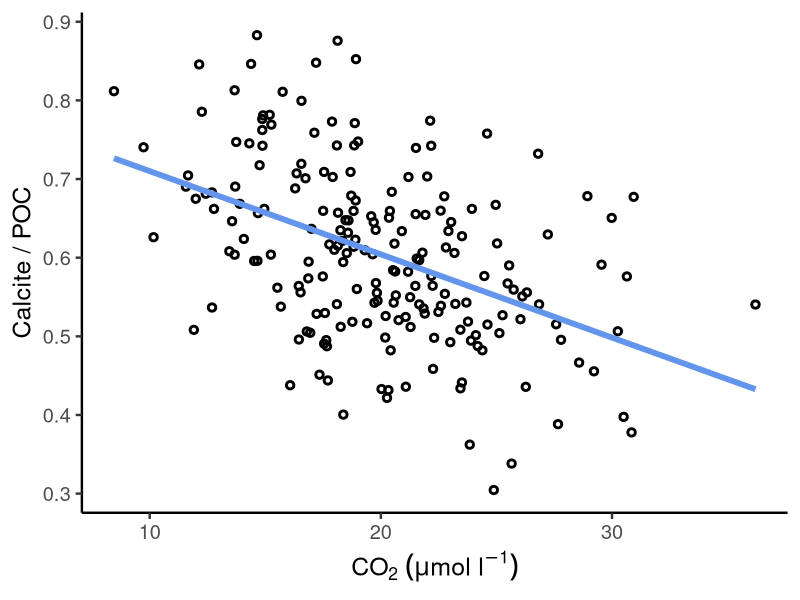
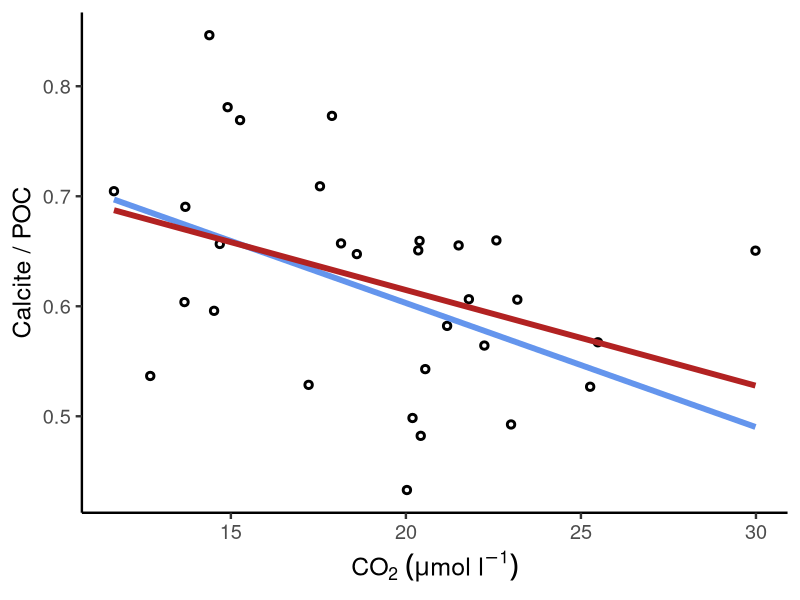
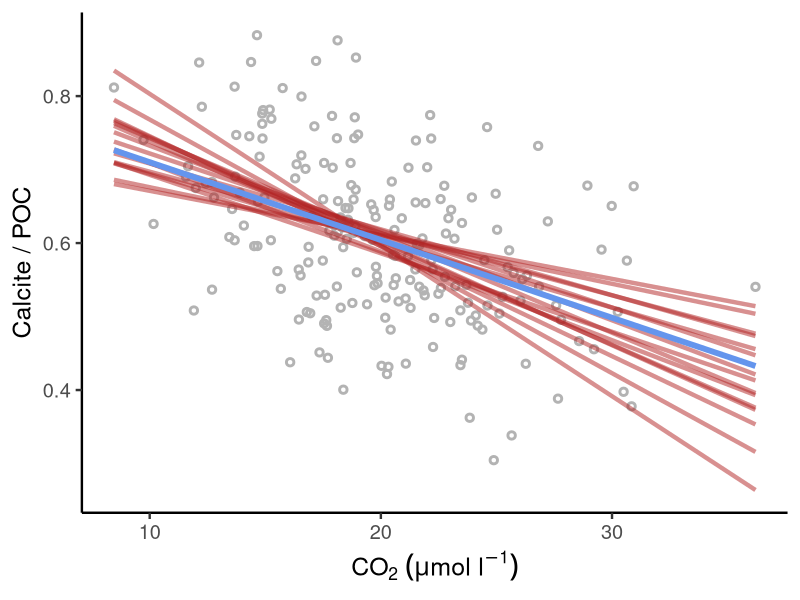
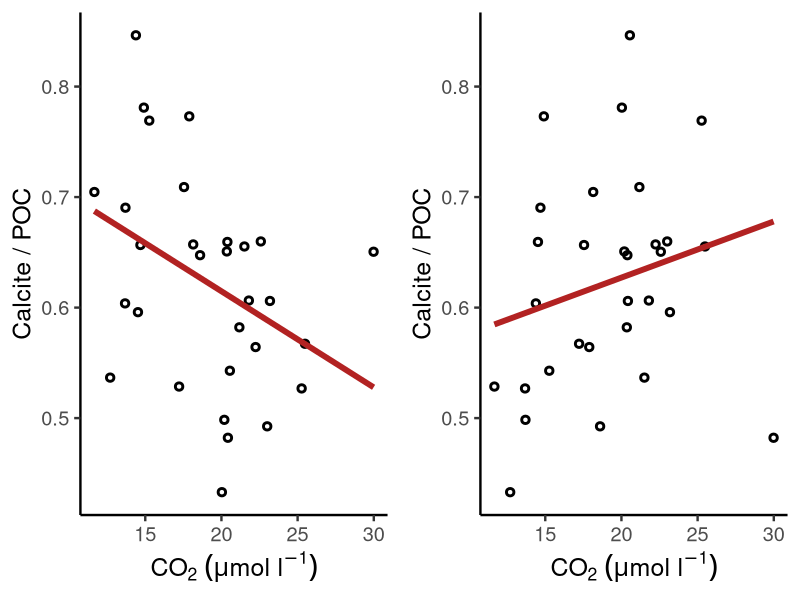
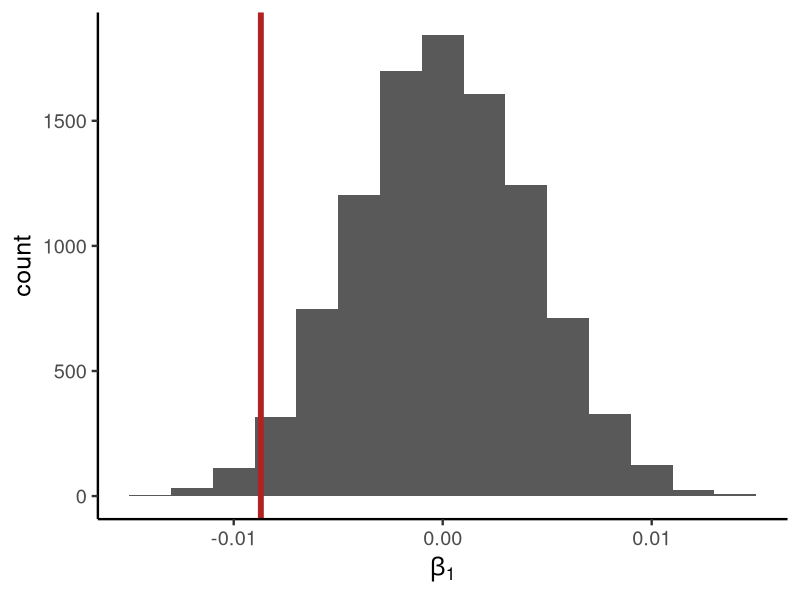
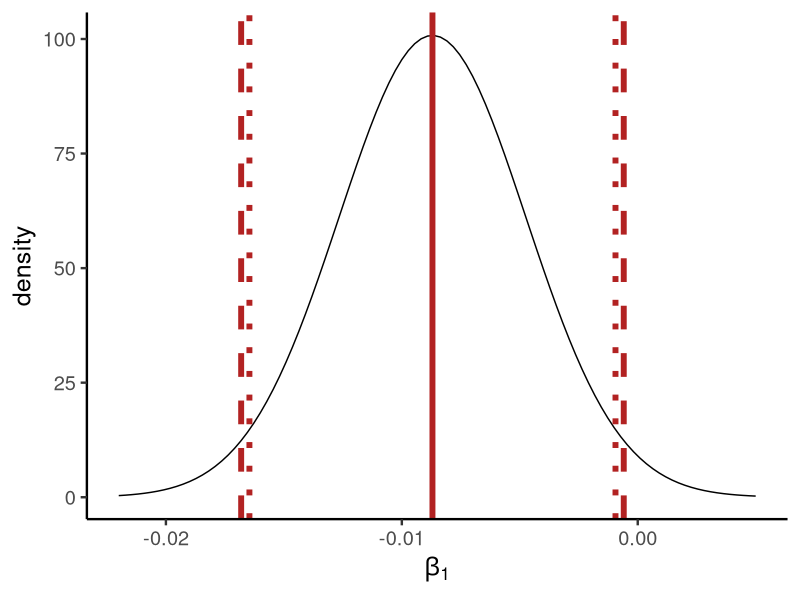
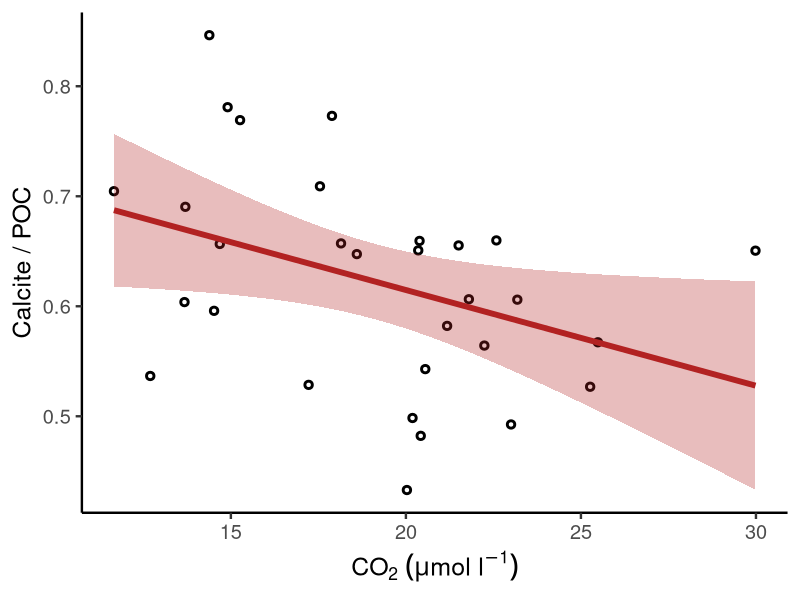
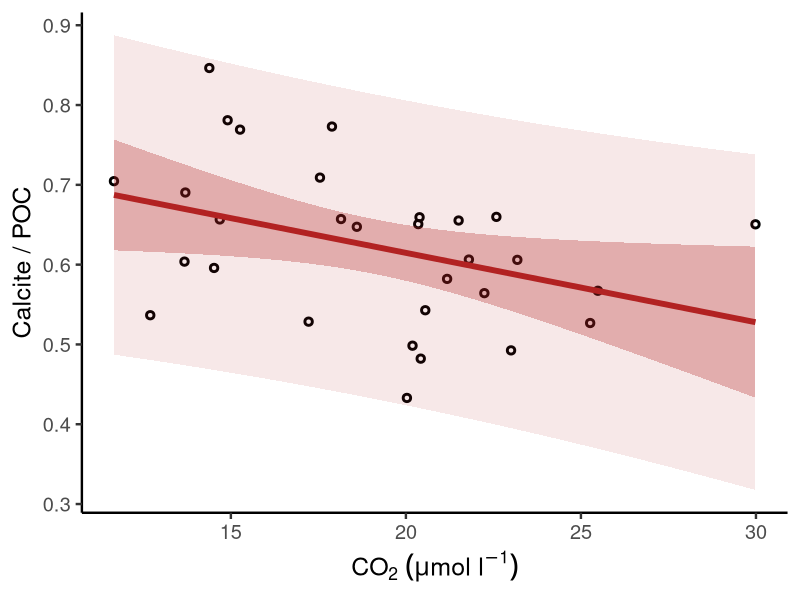

Write the R code that produced these figures, in order.
library(tidyverse)
theme_set(theme_classic(18))
set.seed(123)

# Phytoplankton shells fall apart as pH rises

# Our "population"
co2_umol_l <- rnorm(200, mean = 20, sd = 5)
beta0 <- 0.8
beta1 <- -0.01
sigma <- 0.1
calcite_poc <- rnorm(200, beta0 + beta1 * co2_umol_l, sd = sigma)

g_huxleyi <- tibble(
  co2_umol_l,
  calcite_poc
)

ggplot(g_huxleyi, aes(co2_umol_l, calcite_poc)) +
  geom_point(shape = 21, stroke = 1.5) +
  geom_smooth(method = "lm", se = FALSE, color = "cornflowerblue", linewidth = 2) +
  labs(x = expression("CO" [2] ~ (mu * "mol l"^-1)),
       y = "Calcite / POC")
ggsave("course-materials/lecture-slides/scratch/week5/g_huxleyi.png",
       width = 5,
       height = 5,
       units = "in")

# What's the model?
g_huxleyi_lm <- lm(calcite_poc ~ co2_umol_l, g_huxleyi)
summary(g_huxleyi_lm)

# What if we sample 30?
g_huxleyi_sample <- g_huxleyi %>% 
  slice_sample(n = 30)
ggplot(g_huxleyi_sample, aes(co2_umol_l, calcite_poc)) +
  geom_point(shape = 21, stroke = 1.5) +
  geom_smooth(data = filter(g_huxleyi, 
                            between(co2_umol_l,
                                    min(g_huxleyi_sample$co2_umol_l), 
                                    max(g_huxleyi_sample$co2_umol_l))),
              method = "lm", 
              se = FALSE, 
              color = "cornflowerblue",
              linewidth = 2) +
  geom_smooth(method = "lm", se = FALSE, color = "firebrick", linewidth = 2) +
  labs(x = expression("CO" [2] ~ (mu * "mol l"^-1)),
       y = "Calcite / POC")
ggsave("course-materials/lecture-slides/scratch/week5/g_huxleyi_sample.png",
       width = 5,
       height = 5,
       units = "in")
g_huxleyi_lm2 <- lm(calcite_poc ~ co2_umol_l, g_huxleyi_sample)
summary(g_huxleyi_lm2)

# Do it 1000 times
sample_models <- replicate(1e4, {
  g_huxleyi_sample <- g_huxleyi %>% 
    slice_sample(n = 30)
  g_huxleyi_lm2 <- lm(calcite_poc ~ co2_umol_l, g_huxleyi_sample)
  coef(g_huxleyi_lm2)
})
sample_models_df <- expand_grid(
  co2_umol_l = range(g_huxleyi$co2_umol_l),
  iter = seq(ncol(sample_models))
) %>% 
  mutate(beta0 = sample_models[1, iter],
         beta1 = sample_models[2, iter],
         calcite_poc = beta0 + beta1 * co2_umol_l)

ggplot(g_huxleyi, aes(co2_umol_l, calcite_poc)) +
  geom_point(shape = 21, stroke = 1.5, color = "grey70") +
  geom_line(aes(group = iter),
            filter(sample_models_df, iter %in% sample(1:1e4, 15)),
            color = "firebrick", linewidth = 1.5, alpha = 0.5) +
  geom_smooth(method = "lm", se = FALSE, color = "cornflowerblue", linewidth = 2) +
  labs(x = expression("CO" [2] ~ (mu * "mol l"^-1)),
       y = "Calcite / POC")
ggsave("course-materials/lecture-slides/scratch/week5/g_huxleyi_samples.png",
       width = 5,
       height = 5,
       units = "in")

# Hypothesis testing
# Question: is there a relationship between these two variables?
# What are the null hypothesis and alternative hypotheses?
# H0: beta1 = 0, HA: beta1 != 0

# Randomization method
# What variable would you permute?

p1 <- ggplot(g_huxleyi_sample, aes(co2_umol_l, calcite_poc)) +
  geom_point(shape = 21, stroke = 1.5) +
  geom_smooth(method = "lm", se = FALSE, color = "firebrick", linewidth = 2) +
  labs(x = expression("CO" [2] ~ (mu * "mol l"^-1)),
       y = "Calcite / POC")
g_huxleyi_permute <- g_huxleyi_sample
g_huxleyi_permute$co2_umol_l <- sample(g_huxleyi_permute$co2_umol_l)
p2 <- ggplot(g_huxleyi_permute, aes(co2_umol_l, calcite_poc)) +
  geom_point(shape = 21, stroke = 1.5) +
  geom_smooth(method = "lm", se = FALSE, color = "firebrick", linewidth = 2) +
  labs(x = expression("CO" [2] ~ (mu * "mol l"^-1)),
       y = "Calcite / POC")
cowplot::plot_grid(p1, p2, nrow = 1)
ggsave("course-materials/lecture-slides/scratch/week5/g_huxleyi_permute.png",
       width = 10,
       height = 5,
       units = "in")

null_beta1 <- map_dbl(1:1e4, \(i) {
  permute_df <- g_huxleyi_sample
  permute_df$co2_umol_l <- sample(permute_df$co2_umol_l)
  permute_lm <- lm(calcite_poc ~ co2_umol_l, permute_df)
  coef(permute_lm)[2]
})

ggplot(tibble(null_beta1), aes(null_beta1)) +
  geom_histogram(binwidth = 0.002) +
  geom_vline(xintercept = coef(g_huxleyi_lm2)[2], color = "firebrick", linewidth = 2) +
  labs(x = expression(beta[1]))
ggsave("course-materials/lecture-slides/scratch/week5/g_huxleyi_null.png",
       width = 5,
       height = 5,
       units = "in")

summary(g_huxleyi_lm2)

# Confidence intervals
# Question: how strong is the relationship between these two variables?

# What's the CI of the coefficient?
# Mathematical model
summary(g_huxleyi_lm2)$coef
beta1_est <- summary(g_huxleyi_lm2)$coef[2, 1]
beta1_se <- summary(g_huxleyi_lm2)$coef[2, 2]
beta1_dens <- tibble(
  beta1 = seq(-0.022, 0.005, length.out = 100),
  density = dnorm(beta1, mean = beta1_est, sd = beta1_se)
)
confint(g_huxleyi_lm2)
ggplot(beta1_dens, aes(beta1, density)) +
  geom_line() +
  geom_vline(xintercept = beta1_est, color = "firebrick", linewidth = 2) +
  geom_vline(xintercept = confint(g_huxleyi_lm2)[2, ],
             color = "firebrick",
             linewidth = 2,
             linetype = "dashed") +
  geom_vline(xintercept = qnorm(c(0.025, 0.975),
                                mean = beta1_est,
                                sd = beta1_se),
             color = "firebrick",
             linewidth = 2,
             linetype = "dotted") +
  labs(x = expression(beta[1]))
ggsave("course-materials/lecture-slides/scratch/week5/g_huxleyi_ci.png",
       width = 5,
       height = 5,
       units = "in")

# What's the CI of the mean?
g_huxleyi_grid <- tibble(
  co2_umol_l = seq(min(g_huxleyi_sample$co2_umol_l),
                   max(g_huxleyi_sample$co2_umol_l),
                   length.out = 100)
) 
g_huxleyi_mean <- predict(g_huxleyi_lm2, 
                          newdata = g_huxleyi_grid,
                          se.fit = TRUE, 
                          interval = "confidence")$fit %>% 
  as_tibble() %>% 
  rename(calcite_poc = fit,
         calcite_poc_lwr = lwr,
         calcite_poc_upr = upr) %>% 
  cbind(g_huxleyi_grid)

ggplot(g_huxleyi_sample, aes(co2_umol_l, calcite_poc)) +
  geom_point(shape = 21, stroke = 1.5) +
  geom_ribbon(aes(ymin = calcite_poc_lwr,
                  ymax = calcite_poc_upr),
              g_huxleyi_mean,
              fill = "firebrick",
              alpha = 0.3) +
  geom_line(data = g_huxleyi_mean, color = "firebrick", linewidth = 2) +
  labs(x = expression("CO" [2] ~ (mu * "mol l"^-1)),
       y = "Calcite / POC")

ggsave("course-materials/lecture-slides/scratch/week5/g_huxleyi_ci_mean.png",
       width = 5,
       height = 5,
       units = "in")

g_huxleyi_pred <- predict(g_huxleyi_lm2, 
                          newdata = g_huxleyi_grid,
                          se.fit = TRUE, 
                          interval = "prediction")$fit %>% 
  as_tibble() %>% 
  rename(calcite_poc = fit,
         calcite_poc_lwr = lwr,
         calcite_poc_upr = upr) %>% 
  cbind(g_huxleyi_grid)
ggplot(g_huxleyi_sample, aes(co2_umol_l, calcite_poc)) +
  geom_point(shape = 21, stroke = 1.5) +
  geom_ribbon(aes(ymin = calcite_poc_lwr,
                  ymax = calcite_poc_upr),
              g_huxleyi_pred,
              fill = "firebrick",
              alpha = 0.1) +
  geom_ribbon(aes(ymin = calcite_poc_lwr,
                  ymax = calcite_poc_upr),
              g_huxleyi_mean,
              fill = "firebrick",
              alpha = 0.3) +
  geom_line(data = g_huxleyi_mean, color = "firebrick", linewidth = 2) +
  labs(x = expression("CO" [2] ~ (mu * "mol l"^-1)),
       y = "Calcite / POC")

ggsave("course-materials/lecture-slides/scratch/week5/g_huxleyi_ci_pred.png",
       width = 5,
       height = 5,
       units = "in")

# Shrimp aquaculture example
beta0 <- 0.50
beta1 <- -0.15 
sigma <- 0.03
shrimp_aqua <- tibble(
  ammonia_mg_l = rnorm(50, mean = 0.5, sd = 0.2),
  shrimp_survival = rnorm(50, beta0 + beta1 * ammonia_mg_l, sigma)
)
ggplot(shrimp_aqua, aes(ammonia_mg_l, shrimp_survival)) +
  geom_point(shape = 21, stroke = 1.5) +
  geom_smooth(method = "lm", fill = "firebrick", alpha = 0.2, color = "firebrick") +
  labs(x = expression(Ammonia ~ (mg~l^-1)),
       y = "Shrimp survival")
ggsave("course-materials/lecture-slides/scratch/week5/shrimp_aqua.png",
       width = 5,
       height = 5,
       units = "in")

shrimp_aqua_lm <- lm(shrimp_survival ~ ammonia_mg_l, shrimp_aqua)
summary(shrimp_aqua_lm)
confint(shrimp_aqua_lm)


























